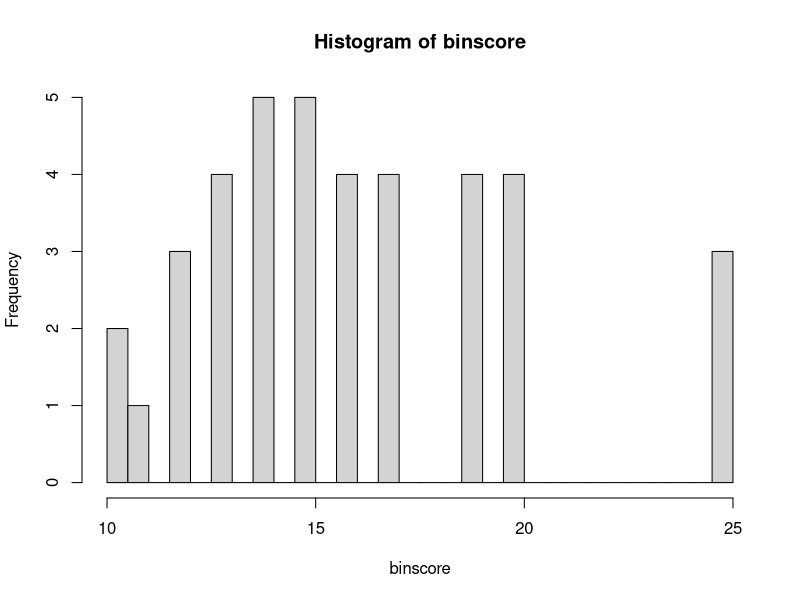
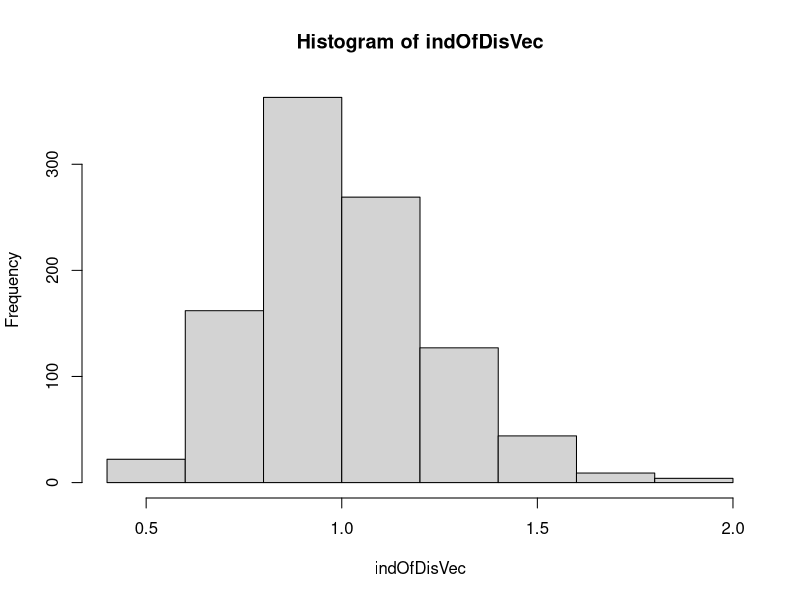

Reproduce these figures in R, in order.
# Write a script that simulates throwing balls into urns and 
# create a histogram of the number of balls in each urn
# and prints the index of dispersion to the console 


### It is highly unlikely for each urn to hold the same number of balls, the probability of an even distribution increases as the number of balls increases
### On average, the number of balls held by each urn is equal to the number of balls divided by the number of urns
### It will be very unlikely for all of the balls to land in each urn, considering there is an equal chance of them landing in every urn
### If the number of balls is much lower than the number of urns, it is more likely for some urns to not hold any balls, this number decreases as the number of urns decreases or the number of balls increases


nUrns = 39
nBalls = 627
binscore = numeric(nUrns)
##binscore ##makes empty vector to store scores for each urn
comparisonvec = c(0)
for(i in 1:nUrns){
  comparisonvec = c(comparisonvec, i/nUrns)
}
##comparisonvec ##returns vector of cutoff values for determining which urn a ball will go into

results = runif(n = nBalls, min = 0, max = 1)
##results ##random scores generated for each ball throw between 0 and 1

for(i in 1:length(binscore)){
  mymin = comparisonvec[i]
  mymax = comparisonvec[i+1]
  for(x in 1:length(results)){
    if(results[x] > mymin && results[x] < mymax){
      binscore[i] = binscore[i] + 1
    }
  }
}
binscore ##returns number of balls landing in each urn with each index of the vector representing an urn

hist(binscore, breaks = nUrns) ##plots the number of balls in an urn on the x axis versus the frequency of this score on the y axis

total = 0
for(i in 1:length(binscore)){
  total = total + binscore[i]
}
mean = total/nUrns ##calculate mean without built in mean function
indOfDisp = (var(binscore))/mean
print(indOfDisp) ##prints index of dispersion


######### Activities 4-5 ##############

# Now package your balls and urns script from above into a function
# Then write a script to run throwBallsIntoUrns() 1000 times,
# store the indices of dispersion, and graph them in a histogram.


throwBallsIntoUrns <- function(nBalls, nUrns){
  binscore = numeric(nUrns) ##makes empty vector to store scores for each urn
  comparisonvec = c(0)
  for(i in 1:nUrns){
    comparisonvec = c(comparisonvec, i/nUrns)
  } ##returns vector of cutoff values for determining which urn a ball will go into
  
  results = runif(n = nBalls, min = 0, max = 1) ##random scores generated for each ball throw between 0 and 1
  
  for(i in 1:length(binscore)){
    mymin = comparisonvec[i]
    mymax = comparisonvec[i+1]
    for(x in 1:length(results)){
      if(results[x] > mymin && results[x] < mymax){
        binscore[i] = binscore[i] + 1
      }
    }
  }
  total = 0
  for(i in 1:length(binscore)){
    total = total + binscore[i]
  }
  mean = total/nUrns ##calculate mean without built in mean function
  indOfDisp = (var(binscore))/mean
  
return(indOfDisp)
}


indOfDisVec = c()
for(i in 1:1000){
  indOfDisVec = c(indOfDisVec, throwBallsIntoUrns(627, 39))
}
print(indOfDisVec)
hist(indOfDisVec) # The results of IoD of 1 suggests that mean and variance are about the same. 


# Model attraction, repulsion, and different sized urns

#modeling attraction
attractionProbs = function(binscore){
  for(i in 2:length(binscore)){
    binscore[i] = (binscore[i-1] + binscore[i])
  }
  newscore = c(0)
  for(j in binscore){
    newscore = c(newscore, j)
  }
  for(k in 1:length(newscore)){
    newscore[k] = newscore[k]/nBalls
  }
  return(newscore)
}

attractionCompVec = attractionProbs(binscore)
attractionCompVec

attractionscore = numeric(nUrns)
for(i in 1:length(attractionscore)){
  myAMin = attractionCompVec[i]
  myAMax = attractionCompVec[i+1]
  for(x in 1:length(results)){
    if(results[x] > myAMin && results[x] < myAMax){
      attractionscore[i] = attractionscore[i] + 1
    }
  }
}
attractionscore

total1 = 0
for(i in 1:length(attractionscore)){
  total1 = total1 + attractionscore[i]
}
mean1 = total1/nUrns
AIndOfDisp = (var(attractionscore))/(mean1)
print(AIndOfDisp) ###higher index of dispersion than for non-attraction simulation


#modeling repulsion
repulsionProbs = function(binscore){
  for(i in 1:length(binscore)){
    binscore[i] = nBalls - binscore[i]
  }
  for(j in 2:length(binscore)){
    binscore[j] = binscore[j-1] + binscore[j]
  }
  repScore =c(0)
  repMax = binscore[length(binscore)]
  for(k in 1:length(binscore)){
    repScore = c(repScore, binscore[k]/repMax)
  }
  return(repScore)
}

repulsionCompVec = repulsionProbs(binscore)
repulsionCompVec

repulsionscore = numeric(nUrns)
for(i in 1:length(repulsionscore)){
  myRMin = repulsionCompVec[i]
  myRMax = repulsionCompVec[i+1]
  for(x in 1:length(results)){
    if(results[x] > myRMin && results[x] < myRMax){
      repulsionscore[i] = repulsionscore[i] + 1
    }
  }
}
repulsionscore


total2 = 0
for(i in 1:length(repulsionscore)){
  total2 = total2 + repulsionscore[i]
}
mean2 = total2/nUrns
RIndOfDisp = (var(repulsionscore))/mean2
print(RIndOfDisp) ##slightly lower than index of dispersion than for random simulation 


#different urn sizes
newUrnSizeVec = c(0)
for(i in 1:nUrns){
  newUrnSizeVec = c(newUrnSizeVec, sqrt(i/nUrns))
}

newUrnSizeVec
diffSizeScore = numeric(nUrns)

for(i in 1:length(diffSizeScore)){
  mySmin = newUrnSizeVec[i]
  mySmax = newUrnSizeVec[i+1]
  for(x in 1:length(results)){
    if(results[x] > mySmin && results[x] < mySmax){
      diffSizeScore[i] = diffSizeScore[i] + 1
    }
  }
}
diffSizeScore ##returns number of balls landing in each urn with each index of the vector representing an urn

total3 = 0
for(i in 1:length(diffSizeScore)){
  total3 = total3 + diffSizeScore[i]
}
mean = total3/nUrns ##calculate mean without built in mean function
SindOfDisp = (var(diffSizeScore))/mean
print(SindOfDisp) ##increasing the size of some of the urns causes the index of dispersion to increase